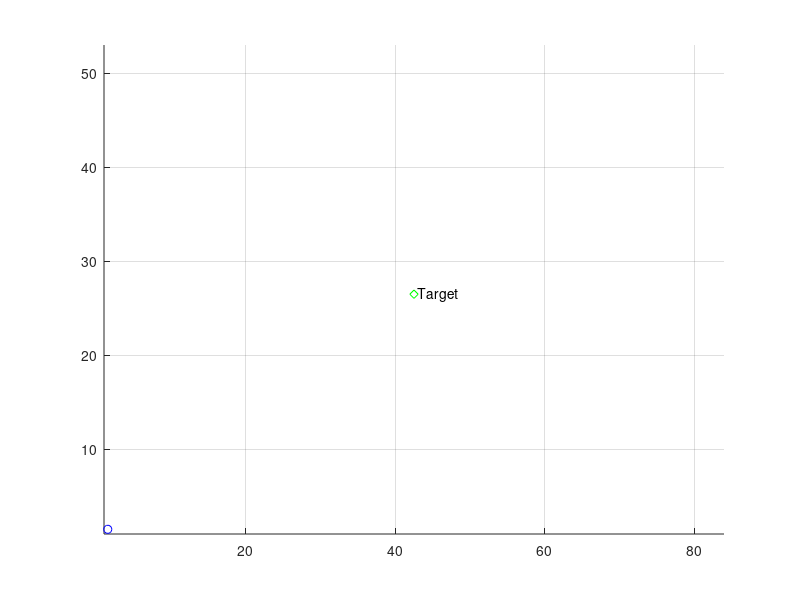

Write the MATLAB code that produced this figure. (Note: this script raises an error after producing the figure.)

clc
clear
close all
tic
max_x=83;
max_y=52;

environment=2*(ones(max_x,max_y));

j=0;
x_val = 1;
y_val = 1;
axis([1 max_x+1 1 max_y+1])
grid on;
hold on;
n=0;

xval=42;
yval=26;
x_target=xval;
y_target=yval;

environment(xval,yval)=0;%Initialize environment with location of the target
plot(xval+.5,yval+.5,'gd');
text(xval+1,yval+.5,'Target')

xval=1;
yval=1;
x_start=xval;%Starting Position
y_start=yval;%Starting Position

environment(xval,yval)=1;
 plot(xval+.5,yval+.5,'bo');

valid=[]; % x | y | parent_x | parent_y | h(n) | g(n) | f(n) 

in_valid=[]; % x | y

k=1;
for i=1:max_x
    for j=1:max_y
        if(environment(i,j) == -1) % check if obstacle
            in_valid(k,1)=i; 
            in_valid(k,2)=j; 
            k=k+1;
        end
    end
end
in_valid_size=size(in_valid,1);

cell_x=x_start;
cell_y=y_start;
valid_size=1; % initialize size of valid_list
path_cost=0;
goal_distance=sqrt((cell_x-x_target)^2 + (cell_y-y_target)^2);

new_row=[1,8];
new_row(1,1)=1;
new_row(1,2)=cell_x;
new_row(1,3)=cell_y;
new_row(1,4)=cell_x; % parent x
new_row(1,5)=cell_y; % parent y 
new_row(1,6)=path_cost;
new_row(1,7)=goal_distance;
new_row(1,8)=goal_distance;

valid(valid_size,:)=new_row; % initializing path with start position
valid(valid_size,1)=0;

in_valid_size=in_valid_size+1;
in_valid(in_valid_size,1)=cell_x; % make it invalid for further iterations
in_valid(in_valid_size,2)=cell_y;

path_not_found=1;

while((cell_x ~= x_target || cell_y ~= y_target) && path_not_found == 1)
    % x | y | h | g | f
    successors=explore_successors(cell_x,cell_y,path_cost,x_target,y_target,in_valid,max_x,max_y);
    successors_size=size(successors,1);
    for i=1:successors_size
    flag=0;
    for j=1:valid_size
        if(successors(i,1) == valid(j,2) && successors(i,2) == valid(j,3) ) % if successor same as already existing cell inpath
%             disp('valid')
%             valid
%             disp(' ');
            valid(j,8)=min(valid(j,8),successors(i,5)); % check for minimum f and then pick it 
            if valid(j,8) == successors(i,5)
                valid(j,4)=cell_x;% parent x
                valid(j,5)=cell_y;% parent y
                valid(j,6)=successors(i,3); % h
                valid(j,7)=successors(i,4); % g
            end;
            flag=1;
        end;
    end;
    if flag == 0 % if new cell with minimum f(n) then add to valid_path
        valid_size= valid_size+1;
        new_row=[1,8];
        new_row(1,1)=1;
        new_row(1,2)=successors(i,1);
        new_row(1,3)=successors(i,2);
        new_row(1,4)=cell_x; % parent x
        new_row(1,5)=cell_y; % parent y
        new_row(1,6)=successors(i,3); % h
        new_row(1,7)=successors(i,4); % g
        new_row(1,8)=successors(i,5); % f
        valid(valid_size,:)= new_row;
     end;
    end;

    index_min_cell = min_f(valid,valid_size,x_target,y_target);
    if (index_min_cell ~= -1) % if index with minimum fn is obstacle no path exists    
        cell_x=valid(index_min_cell,2);
        cell_y=valid(index_min_cell,3);
        path_cost=valid(index_min_cell,6);

        in_valid_size=in_valid_size+1; % put the cell in_valid so we dont come back on it again
        in_valid(in_valid_size,1)=cell_x;
        in_valid(in_valid_size,2)=cell_y;
        valid(index_min_cell,1)=0;
    else
        path_not_found=0;
    end;
end;

% backtracking to find the path

i=size(in_valid,1);
path=[];
xval=in_valid(i,1); % pick last in in_valid_list that must be target
yval=in_valid(i,2);
i=1;
path(i,1)=xval;
path(i,2)=yval;
i=i+1;

if ( (xval == x_target) && (yval == y_target))
    inode=0;
   parent_x=valid(find((valid(:,2) == xval) & (valid(:,3) == yval),1),4);
   parent_y=valid(find((valid(:,2) == xval) & (valid(:,3) == yval),1),5);
   
   while( parent_x ~= x_start || parent_y ~= y_start)
           path(i,1) = parent_x;
           path(i,2) = parent_y;
           
           inode=find((valid(:,2) == parent_x) & (valid(:,3) == parent_y),1);
           parent_x=valid(inode,4);
           parent_y=valid(inode,5);
           i=i+1;
    end;

% plottin path

j=size(path,1);
 p=plot(path(j,1)+.5,path(j,2)+.5,'bo');
  j=j-1;
 for i=j:-1:1
  pause(.25);
  set(p,'XData',path(i,1)+.5,'YData',path(i,2)+.5);
 drawnow ;
 end;
 plot(path(:,1)+.5,path(:,2)+.5);
else
disp( 'Sorry, No path exists to the Target!');
end
toc

